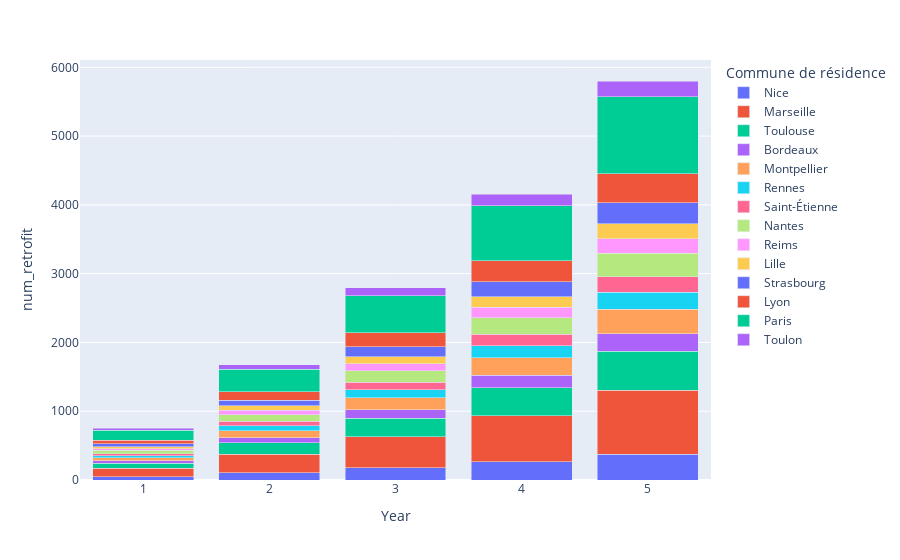

Notebook code cell kept with this figure:
### Code cell
fig = px.bar(parc_retrofit_yearly, x="Year", y="num_retrofit", color="Commune de résidence", barmode='stack')
fig.show()

### Figure 1 — Plotly figure (JSON) as saved in the notebook; plotly's stock layout.template omitted (floating-point values rounded to 4 significant figures)
{"data": [{"alignmentgroup": "True", "hovertemplate": "Commune de résidence=Nice<br>Year=%{x}<br>num_retrofit=%{y}<extra></extra>", "legendgroup": "Nice", "marker": {"color": "#636efa", "pattern": {"shape": ""}}, "name": "Nice", "offsetgroup": "Nice", "orientation": "v", "showlegend": true, "textposition": "auto", "type": "bar", "x": [1, 2, 3, 4, 5], "xaxis": "x", "y": [49, 109, 181, 269, 376], "yaxis": "y"}, {"alignmentgroup": "True", "hovertemplate": "Commune de résidence=Marseille<br>Year=%{x}<br>num_retrofit=%{y}<extra></extra>", "legendgroup": "Marseille", "marker": {"color": "#EF553B", "pattern": {"shape": ""}}, "name": "Marseille", "offsetgroup": "Marseille", "orientation": "v", "showlegend": true, "textposition": "auto", "type": "bar", "x": [1, 2, 3, 4, 5], "xaxis": "x", "y": [121, 269, 448, 667, 932], "yaxis": "y"}, {"alignmentgroup": "True", "hovertemplate": "Commune de résidence=Toulouse<br>Year=%{x}<br>num_retrofit=%{y}<extra></extra>", "legendgroup": "Toulouse", "marker": {"color": "#00cc96", "pattern": {"shape": ""}}, "name": "Toulouse", "offsetgroup": "Toulouse", "orientation": "v", "showlegend": true, "textposition": "auto", "type": "bar", "x": [1, 2, 3, 4, 5], "xaxis": "x", "y": [73, 162, 270, 402, 562], "yaxis": "y"}, {"alignmentgroup": "True", "hovertemplate": "Commune de résidence=Bordeaux<br>Year=%{x}<br>num_retrofit=%{y}<extra></extra>", "legendgroup": "Bordeaux", "marker": {"color": "#ab63fa", "pattern": {"shape": ""}}, "name": "Bordeaux", "offsetgroup": "Bordeaux", "orientation": "v", "showlegend": true, "textposition": "auto", "type": "bar", "x": [1, 2, 3, 4, 5], "xaxis": "x", "y": [34, 75, 125, 186, 260], "yaxis": "y"}, {"alignmentgroup": "True", "hovertemplate": "Commune de résidence=Montpellier<br>Year=%{x}<br>num_retrofit=%{y}<extra></extra>", "legendgroup": "Montpellier", "marker": {"color": "#FFA15A", "pattern": {"shape": ""}}, "name": "Montpellier", "offsetgroup": "Montpellier", "orientation": "v", "showlegend": true, "textposition": "auto", "type": "bar", "x": [1, 2, 3, 4, 5], "xaxis": "x", "y": [46, 102, 170, 253, 353], "yaxis": "y"}, {"alignmentgroup": "True", "hovertemplate": "Commune de résidence=Rennes<br>Year=%{x}<br>num_retrofit=%{y}<extra></extra>", "legendgroup": "Rennes", "marker": {"color": "#19d3f3", "pattern": {"shape": ""}}, "name": "Rennes", "offsetgroup": "Rennes", "orientation": "v", "showlegend": true, "textposition": "auto", "type": "bar", "x": [1, 2, 3, 4, 5], "xaxis": "x", "y": [32, 71, 119, 177, 247], "yaxis": "y"}, {"alignmentgroup": "True", "hovertemplate": "Commune de résidence=Saint-Étienne<br>Year=%{x}<br>num_retrofit=%{y}<extra></extra>", "legendgroup": "Saint-Étienne", "marker": {"color": "#FF6692", "pattern": {"shape": ""}}, "name": "Saint-Étienne", "offsetgroup": "Saint-Étienne", "orientation": "v", "showlegend": true, "textposition": "auto", "type": "bar", "x": [1, 2, 3, 4, 5], "xaxis": "x", "y": [30, 66, 110, 163, 228], "yaxis": "y"}, {"alignmentgroup": "True", "hovertemplate": "Commune de résidence=Nantes<br>Year=%{x}<br>num_retrofit=%{y}<extra></extra>", "legendgroup": "Nantes", "marker": {"color": "#B6E880", "pattern": {"shape": ""}}, "name": "Nantes", "offsetgroup": "Nantes", "orientation": "v", "showlegend": true, "textposition": "auto", "type": "bar", "x": [1, 2, 3, 4, 5], "xaxis": "x", "y": [44, 98, 163, 242, 339], "yaxis": "y"}, {"alignmentgroup": "True", "hovertemplate": "Commune de résidence=Reims<br>Year=%{x}<br>num_retrofit=%{y}<extra></extra>", "legendgroup": "Reims", "marker": {"color": "#FF97FF", "pattern": {"shape": ""}}, "name": "Reims", "offsetgroup": "Reims", "orientation": "v", "showlegend": true, "textposition": "auto", "type": "bar", "x": [1, 2, 3, 4, 5], "xaxis": "x", "y": [27, 61, 102, 151, 211], "yaxis": "y"}, {"alignmentgroup": "True", "hovertemplate": "Commune de résidence=Lille<br>Year=%{x}<br>num_retrofit=%{y}<extra></extra>", "legendgroup": "Lille", "marker": {"color": "#FECB52", "pattern": {"shape": ""}}, "name": "Lille", "offsetgroup": "Lille", "orientation": "v", "showlegend": true, "textposition": "auto", "type": "bar", "x": [1, 2, 3, 4, 5], "xaxis": "x", "y": [29, 63, 106, 157, 219], "yaxis": "y"}, {"alignmentgroup": "True", "hovertemplate": "Commune de résidence=Strasbourg<br>Year=%{x}<br>num_retrofit=%{y}<extra></extra>", "legendgroup": "Strasbourg", "marker": {"color": "#636efa", "pattern": {"shape": ""}}, "name": "Strasbourg", "offsetgroup": "Strasbourg", "orientation": "v", "showlegend": true, "textposition": "auto", "type": "bar", "x": [1, 2, 3, 4, 5], "xaxis": "x", "y": [39, 87, 146, 217, 303], "yaxis": "y"}, {"alignmentgroup": "True", "hovertemplate": "Commune de résidence=Lyon<br>Year=%{x}<br>num_retrofit=%{y}<extra></extra>", "legendgroup": "Lyon", "marker": {"color": "#EF553B", "pattern": {"shape": ""}}, "name": "Lyon", "offsetgroup": "Lyon", "orientation": "v", "showlegend": true, "textposition": "auto", "type": "bar", "x": [1, 2, 3, 4, 5], "xaxis": "x", "y": [55, 122, 203, 302, 422], "yaxis": "y"}, {"alignmentgroup": "True", "hovertemplate": "Commune de résidence=Paris<br>Year=%{x}<br>num_retrofit=%{y}<extra></extra>", "legendgroup": "Paris", "marker": {"color": "#00cc96", "pattern": {"shape": ""}}, "name": "Paris", "offsetgroup": "Paris", "orientation": "v", "showlegend": true, "textposition": "auto", "type": "bar", "x": [1, 2, 3, 4, 5], "xaxis": "x", "y": [145, 323, 538, 800, 1118], "yaxis": "y"}, {"alignmentgroup": "True", "hovertemplate": "Commune de résidence=Toulon<br>Year=%{x}<br>num_retrofit=%{y}<extra></extra>", "legendgroup": "Toulon", "marker": {"color": "#ab63fa", "pattern": {"shape": ""}}, "name": "Toulon", "offsetgroup": "Toulon", "orientation": "v", "showlegend": true, "textposition": "auto", "type": "bar", "x": [1, 2, 3, 4, 5], "xaxis": "x", "y": [30, 67, 111, 165, 231], "yaxis": "y"}], "layout": {"barmode": "stack", "legend": {"title": {"text": "Commune de résidence"}, "tracegroupgap": 0}, "margin": {"t": 60}, "xaxis": {"anchor": "y", "domain": [0, 1], "title": {"text": "Year"}}, "yaxis": {"anchor": "x", "domain": [0, 1], "title": {"text": "num_retrofit"}}}}
